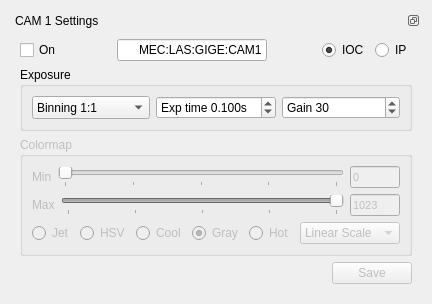
        <widget class="QWidget" name="tab_1">
         <attribute name="title">
          <string>C 1</string>
         </attribute>
         <layout class="QGridLayout" name="gridLayout_10">
          <item row="0" column="0">
           <widget class="QDockWidget" name="dockWidget_1_1">
            <property name="features">
             <set>QDockWidget::DockWidgetFloatable|QDockWidget::DockWidgetMovable</set>
            </property>
            <property name="windowTitle">
             <string>CAM 1 Settings</string>
            </property>
            <widget class="QWidget" name="dockWidgetContents_1_1">
             <layout class="QGridLayout" name="gridLayout_11">
              <item row="0" column="0">
               <layout class="QHBoxLayout" name="horizontalLayout">
                <item>
                 <widget class="QCheckBox" name="cB_on_1">
                  <property name="cursor">
                   <cursorShape>PointingHandCursor</cursorShape>
                  </property>
                  <property name="text">
                   <string>On</string>
                  </property>
                  <property name="checked">
                   <bool>false</bool>
                  </property>
                 </widget>
                </item>
                <item>
                 <spacer name="horizontalSpacer">
                  <property name="orientation">
                   <enum>Qt::Horizontal</enum>
                  </property>
                  <property name="sizeHint" stdset="0">
                   <size>
                    <width>40</width>
                    <height>20</height>
                   </size>
                  </property>
                 </spacer>
                </item>
                <item>
                 <widget class="QLineEdit" name="lEpvname_1">
                  <property name="sizePolicy">
                   <sizepolicy hsizetype="Preferred" vsizetype="Preferred">
                    <horstretch>0</horstretch>
                    <verstretch>0</verstretch>
                   </sizepolicy>
                  </property>
                  <property name="minimumSize">
                   <size>
                    <width>150</width>
                    <height>0</height>
                   </size>
                  </property>
                  <property name="maximumSize">
                   <size>
                    <width>16777215</width>
                    <height>30</height>
                   </size>
                  </property>
                  <property name="text">
                   <string>MEC:LAS:GIGE:CAM1</string>
                  </property>
                  <property name="alignment">
                   <set>Qt::AlignRight|Qt::AlignTrailing|Qt::AlignVCenter</set>
                  </property>
                 </widget>
                </item>
                <item>
                 <spacer name="horizontalSpacer_47">
                  <property name="orientation">
                   <enum>Qt::Horizontal</enum>
                  </property>
                  <property name="sizeHint" stdset="0">
                   <size>
                    <width>40</width>
                    <height>20</height>
                   </size>
                  </property>
                 </spacer>
                </item>
                <item>
                 <widget class="QRadioButton" name="rB_iocmod_1">
                  <property name="text">
                   <string>IOC</string>
                  </property>
                  <property name="checked">
                   <bool>true</bool>
                  </property>
                 </widget>
                </item>
                <item>
                 <widget class="QRadioButton" name="rB_ipmod_1">
                  <property name="text">
                   <string>IP</string>
                  </property>
                 </widget>
                </item>
               </layout>
              </item>
              <item row="1" column="0">
               <widget class="QGroupBox" name="groupBox_2">
                <property name="title">
                 <string>Exposure</string>
                </property>
                <layout class="QGridLayout" name="gridLayout_14">
                 <item row="0" column="1">
                  <widget class="QDoubleSpinBox" name="dS_expt_1">
                   <property name="prefix">
                    <string>Exp time </string>
                   </property>
                   <property name="suffix">
                    <string>s</string>
                   </property>
                   <property name="decimals">
                    <number>3</number>
                   </property>
                   <property name="minimum">
                    <double>0.050000000000000</double>
                   </property>
                   <property name="maximum">
                    <double>60.000000000000000</double>
                   </property>
                   <property name="singleStep">
                    <double>0.100000000000000</double>
                   </property>
                   <property name="value">
                    <double>0.100000000000000</double>
                   </property>
                  </widget>
                 </item>
                 <item row="0" column="0">
                  <widget class="QComboBox" name="cmB_bin_1">
                   <property name="sizePolicy">
                    <sizepolicy hsizetype="Preferred" vsizetype="Preferred">
                     <horstretch>0</horstretch>
                     <verstretch>0</verstretch>
                    </sizepolicy>
                   </property>
                   <property name="maximumSize">
                    <size>
                     <width>16777215</width>
                     <height>16777215</height>
                    </size>
                   </property>
                   <item>
                    <property name="text">
                     <string>Binning 1:1</string>
                    </property>
                   </item>
                   <item>
                    <property name="text">
                     <string>Binning 2:2</string>
                    </property>
                   </item>
                   <item>
                    <property name="text">
                     <string>Binning 3:3</string>
                    </property>
                   </item>
                   <item>
                    <property name="text">
                     <string>Binning 8:8</string>
                    </property>
                   </item>
                  </widget>
                 </item>
                 <item row="0" column="2">
                  <widget class="QSpinBox" name="iS_gain_1">
                   <property name="suffix">
                    <string/>
                   </property>
                   <property name="prefix">
                    <string>Gain </string>
                   </property>
                   <property name="maximum">
                    <number>35</number>
                   </property>
                   <property name="value">
                    <number>30</number>
                   </property>
                  </widget>
                 </item>
                </layout>
               </widget>
              </item>
              <item row="2" column="0">
               <widget class="QGroupBox" name="groupBox">
                <property name="enabled">
                 <bool>false</bool>
                </property>
                <property name="title">
                 <string>Colormap</string>
                </property>
                <layout class="QGridLayout" name="gridLayout_13">
                 <item row="0" column="0">
                  <layout class="QVBoxLayout" name="verticalLayout_10">
                   <item>
                    <layout class="QVBoxLayout" name="verticalLayout_9">
                     <item>
                      <layout class="QHBoxLayout" name="horizontalLayout_3">
                       <item>
                        <widget class="QLabel" name="labelRangeMin_1">
                         <property name="text">
                          <string>Min</string>
                         </property>
                        </widget>
                       </item>
                       <item>
                        <widget class="QSlider" name="hSRngMin_1">
                         <property name="sizePolicy">
                          <sizepolicy hsizetype="Expanding" vsizetype="Fixed">
                           <horstretch>3</horstretch>
                           <verstretch>0</verstretch>
                          </sizepolicy>
                         </property>
                         <property name="maximum">
                          <number>1023</number>
                         </property>
                         <property name="orientation">
                          <enum>Qt::Horizontal</enum>
                         </property>
                         <property name="tickPosition">
                          <enum>QSlider::TicksBelow</enum>
                         </property>
                         <property name="tickInterval">
                          <number>256</number>
                         </property>
                        </widget>
                       </item>
                       <item>
                        <widget class="QLineEdit" name="lERngMin_1">
                         <property name="sizePolicy">
                          <sizepolicy hsizetype="Fixed" vsizetype="Fixed">
                           <horstretch>1</horstretch>
                           <verstretch>0</verstretch>
                          </sizepolicy>
                         </property>
                         <property name="minimumSize">
                          <size>
                           <width>10</width>
                           <height>0</height>
                          </size>
                         </property>
                         <property name="maximumSize">
                          <size>
                           <width>50</width>
                           <height>16777215</height>
                          </size>
                         </property>
                         <property name="font">
                          <font>
                           <pointsize>8</pointsize>
                          </font>
                         </property>
                         <property name="text">
                          <string>0</string>
                         </property>
                        </widget>
                       </item>
                      </layout>
                     </item>
                     <item>
                      <layout class="QHBoxLayout" name="horizontalLayout_4">
                       <item>
                        <widget class="QLabel" name="labelRangeMax_1">
                         <property name="text">
                          <string>Max</string>
                         </property>
                        </widget>
                       </item>
                       <item>
                        <widget class="QSlider" name="hSRngMax_1">
                         <property name="sizePolicy">
                          <sizepolicy hsizetype="Expanding" vsizetype="Fixed">
                           <horstretch>3</horstretch>
                           <verstretch>0</verstretch>
                          </sizepolicy>
                         </property>
                         <property name="maximum">
                          <number>1023</number>
                         </property>
                         <property name="sliderPosition">
                          <number>1023</number>
                         </property>
                         <property name="orientation">
                          <enum>Qt::Horizontal</enum>
                         </property>
                         <property name="invertedAppearance">
                          <bool>false</bool>
                         </property>
                         <property name="invertedControls">
                          <bool>false</bool>
                         </property>
                         <property name="tickPosition">
                          <enum>QSlider::TicksBelow</enum>
                         </property>
                         <property name="tickInterval">
                          <number>256</number>
                         </property>
                        </widget>
                       </item>
                       <item>
                        <widget class="QLineEdit" name="lERngMax_1">
                         <property name="sizePolicy">
                          <sizepolicy hsizetype="Fixed" vsizetype="Fixed">
                           <horstretch>1</horstretch>
                           <verstretch>0</verstretch>
                          </sizepolicy>
                         </property>
                         <property name="minimumSize">
                          <size>
                           <width>10</width>
                           <height>0</height>
                          </size>
                         </property>
                         <property name="maximumSize">
                          <size>
                           <width>50</width>
                           <height>16777215</height>
                          </size>
                         </property>
                         <property name="font">
                          <font>
                           <pointsize>8</pointsize>
                          </font>
                         </property>
                         <property name="text">
                          <string>1023</string>
                         </property>
                        </widget>
                       </item>
                      </layout>
                     </item>
                     <item>
                      <layout class="QHBoxLayout" name="horizontalLayout_9">
                       <item>
                        <widget class="QRadioButton" name="rBColor_Jet_1">
                         <property name="text">
                          <string>Jet</string>
                         </property>
                        </widget>
                       </item>
                       <item>
                        <widget class="QRadioButton" name="rBColor_HSV_1">
                         <property name="text">
                          <string>HSV</string>
                         </property>
                        </widget>
                       </item>
                       <item>
                        <widget class="QRadioButton" name="rBColor_Cool_1">
                         <property name="text">
                          <string>Cool</string>
                         </property>
                        </widget>
                       </item>
                       <item>
                        <widget class="QRadioButton" name="rBColor_Gray_1">
                         <property name="text">
                          <string>Gray</string>
                         </property>
                         <property name="checked">
                          <bool>true</bool>
                         </property>
                        </widget>
                       </item>
                       <item>
                        <widget class="QRadioButton" name="rBColor_Hot_1">
                         <property name="text">
                          <string>Hot</string>
                         </property>
                         <property name="checked">
                          <bool>false</bool>
                         </property>
                        </widget>
                       </item>
                       <item>
                        <widget class="QComboBox" name="cBoxScale_1">
                         <property name="minimumSize">
                          <size>
                           <width>100</width>
                           <height>0</height>
                          </size>
                         </property>
                         <item>
                          <property name="text">
                           <string>Linear Scale</string>
                          </property>
                         </item>
                         <item>
                          <property name="text">
                           <string>Log Scale</string>
                          </property>
                         </item>
                         <item>
                          <property name="text">
                           <string>Exp Scale</string>
                          </property>
                         </item>
                        </widget>
                       </item>
                      </layout>
                     </item>
                    </layout>
                   </item>
                  </layout>
                 </item>
                </layout>
               </widget>
              </item>
              <item row="3" column="0">
               <layout class="QHBoxLayout" name="horizontalLayout_2">
                <item>
                 <spacer name="horizontalSpacer_2">
                  <property name="orientation">
                   <enum>Qt::Horizontal</enum>
                  </property>
                  <property name="sizeHint" stdset="0">
                   <size>
                    <width>40</width>
                    <height>20</height>
                   </size>
                  </property>
                 </spacer>
                </item>
                <item>
                 <widget class="QPushButton" name="pB_save_1">
                  <property name="enabled">
                   <bool>false</bool>
                  </property>
                  <property name="text">
                   <string>Save</string>
                  </property>
                 </widget>
                </item>
               </layout>
              </item>
             </layout>
            </widget>
           </widget>
          </item>
         </layout>
        </widget>
